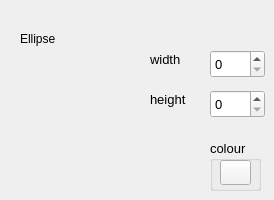
     <widget class="QWidget" name="page_ellipse">
      <widget class="QSpinBox" name="spinEllipseWidth">
       <property name="geometry">
        <rect>
         <x>210</x>
         <y>50</y>
         <width>55</width>
         <height>28</height>
        </rect>
       </property>
       <property name="font">
        <font>
         <pointsize>10</pointsize>
         <weight>50</weight>
         <bold>false</bold>
        </font>
       </property>
      </widget>
      <widget class="QSpinBox" name="spinEllipseHeight">
       <property name="geometry">
        <rect>
         <x>210</x>
         <y>90</y>
         <width>55</width>
         <height>28</height>
        </rect>
       </property>
       <property name="font">
        <font>
         <pointsize>10</pointsize>
         <weight>50</weight>
         <bold>false</bold>
        </font>
       </property>
      </widget>
      <widget class="QLabel" name="label_32">
       <property name="geometry">
        <rect>
         <x>20</x>
         <y>30</y>
         <width>62</width>
         <height>18</height>
        </rect>
       </property>
       <property name="text">
        <string>Ellipse</string>
       </property>
      </widget>
      <widget class="QLabel" name="label_33">
       <property name="geometry">
        <rect>
         <x>150</x>
         <y>50</y>
         <width>41</width>
         <height>18</height>
        </rect>
       </property>
       <property name="font">
        <font>
         <pointsize>10</pointsize>
         <weight>50</weight>
         <bold>false</bold>
        </font>
       </property>
       <property name="text">
        <string>width</string>
       </property>
      </widget>
      <widget class="QLabel" name="label_34">
       <property name="geometry">
        <rect>
         <x>150</x>
         <y>90</y>
         <width>51</width>
         <height>18</height>
        </rect>
       </property>
       <property name="font">
        <font>
         <pointsize>10</pointsize>
         <weight>50</weight>
         <bold>false</bold>
        </font>
       </property>
       <property name="text">
        <string>height</string>
       </property>
      </widget>
      <widget class="QGroupBox" name="groupBoxEllipseColour">
       <property name="geometry">
        <rect>
         <x>210</x>
         <y>140</y>
         <width>51</width>
         <height>51</height>
        </rect>
       </property>
       <property name="palette">
        <palette>
         <active>
          <colorrole role="WindowText">
           <brush brushstyle="SolidPattern">
            <color alpha="255">
             <red>0</red>
             <green>0</green>
             <blue>0</blue>
            </color>
           </brush>
          </colorrole>
          <colorrole role="Button">
           <brush brushstyle="SolidPattern">
            <color alpha="255">
             <red>242</red>
             <green>242</green>
             <blue>242</blue>
            </color>
           </brush>
          </colorrole>
          <colorrole role="Light">
           <brush brushstyle="SolidPattern">
            <color alpha="255">
             <red>255</red>
             <green>255</green>
             <blue>255</blue>
            </color>
           </brush>
          </colorrole>
          <colorrole role="Midlight">
           <brush brushstyle="SolidPattern">
            <color alpha="255">
             <red>248</red>
             <green>248</green>
             <blue>248</blue>
            </color>
           </brush>
          </colorrole>
          <colorrole role="Dark">
           <brush brushstyle="SolidPattern">
            <color alpha="255">
             <red>121</red>
             <green>121</green>
             <blue>121</blue>
            </color>
           </brush>
          </colorrole>
          <colorrole role="Mid">
           <brush brushstyle="SolidPattern">
            <color alpha="255">
             <red>161</red>
             <green>161</green>
             <blue>161</blue>
            </color>
           </brush>
          </colorrole>
          <colorrole role="Text">
           <brush brushstyle="SolidPattern">
            <color alpha="255">
             <red>0</red>
             <green>0</green>
             <blue>0</blue>
            </color>
           </brush>
          </colorrole>
          <colorrole role="BrightText">
           <brush brushstyle="SolidPattern">
            <color alpha="255">
             <red>255</red>
             <green>255</green>
             <blue>255</blue>
            </color>
           </brush>
          </colorrole>
          <colorrole role="ButtonText">
           <brush brushstyle="SolidPattern">
            <color alpha="255">
             <red>0</red>
             <green>0</green>
             <blue>0</blue>
            </color>
           </brush>
          </colorrole>
          <colorrole role="Base">
           <brush brushstyle="SolidPattern">
            <color alpha="255">
             <red>255</red>
             <green>255</green>
             <blue>255</blue>
            </color>
           </brush>
          </colorrole>
          <colorrole role="Window">
           <brush brushstyle="SolidPattern">
            <color alpha="255">
             <red>242</red>
             <green>242</green>
             <blue>242</blue>
            </color>
           </brush>
          </colorrole>
          <colorrole role="Shadow">
           <brush brushstyle="SolidPattern">
            <color alpha="255">
             <red>0</red>
             <green>0</green>
             <blue>0</blue>
            </color>
           </brush>
          </colorrole>
          <colorrole role="AlternateBase">
           <brush brushstyle="SolidPattern">
            <color alpha="255">
             <red>248</red>
             <green>248</green>
             <blue>248</blue>
            </color>
           </brush>
          </colorrole>
          <colorrole role="ToolTipBase">
           <brush brushstyle="SolidPattern">
            <color alpha="255">
             <red>255</red>
             <green>255</green>
             <blue>220</blue>
            </color>
           </brush>
          </colorrole>
          <colorrole role="ToolTipText">
           <brush brushstyle="SolidPattern">
            <color alpha="255">
             <red>0</red>
             <green>0</green>
             <blue>0</blue>
            </color>
           </brush>
          </colorrole>
          <colorrole role="PlaceholderText">
           <brush brushstyle="NoBrush">
            <color alpha="128">
             <red>0</red>
             <green>0</green>
             <blue>0</blue>
            </color>
           </brush>
          </colorrole>
         </active>
         <inactive>
          <colorrole role="WindowText">
           <brush brushstyle="SolidPattern">
            <color alpha="255">
             <red>0</red>
             <green>0</green>
             <blue>0</blue>
            </color>
           </brush>
          </colorrole>
          <colorrole role="Button">
           <brush brushstyle="SolidPattern">
            <color alpha="255">
             <red>242</red>
             <green>242</green>
             <blue>242</blue>
            </color>
           </brush>
          </colorrole>
          <colorrole role="Light">
           <brush brushstyle="SolidPattern">
            <color alpha="255">
             <red>255</red>
             <green>255</green>
             <blue>255</blue>
            </color>
           </brush>
          </colorrole>
          <colorrole role="Midlight">
           <brush brushstyle="SolidPattern">
            <color alpha="255">
             <red>248</red>
             <green>248</green>
             <blue>248</blue>
            </color>
           </brush>
          </colorrole>
          <colorrole role="Dark">
           <brush brushstyle="SolidPattern">
            <color alpha="255">
             <red>121</red>
             <green>121</green>
             <blue>121</blue>
            </color>
           </brush>
          </colorrole>
          <colorrole role="Mid">
           <brush brushstyle="SolidPattern">
            <color alpha="255">
             <red>161</red>
             <green>161</green>
             <blue>161</blue>
            </color>
           </brush>
          </colorrole>
          <colorrole role="Text">
           <brush brushstyle="SolidPattern">
            <color alpha="255">
             <red>0</red>
             <green>0</green>
             <blue>0</blue>
            </color>
           </brush>
          </colorrole>
          <colorrole role="BrightText">
           <brush brushstyle="SolidPattern">
            <color alpha="255">
             <red>255</red>
             <green>255</green>
             <blue>255</blue>
            </color>
           </brush>
          </colorrole>
          <colorrole role="ButtonText">
           <brush brushstyle="SolidPattern">
            <color alpha="255">
             <red>0</red>
             <green>0</green>
             <blue>0</blue>
            </color>
           </brush>
          </colorrole>
          <colorrole role="Base">
           <brush brushstyle="SolidPattern">
            <color alpha="255">
             <red>255</red>
             <green>255</green>
             <blue>255</blue>
            </color>
           </brush>
          </colorrole>
          <colorrole role="Window">
           <brush brushstyle="SolidPattern">
            <color alpha="255">
             <red>242</red>
             <green>242</green>
             <blue>242</blue>
            </color>
           </brush>
          </colorrole>
          <colorrole role="Shadow">
           <brush brushstyle="SolidPattern">
            <color alpha="255">
             <red>0</red>
             <green>0</green>
             <blue>0</blue>
            </color>
           </brush>
          </colorrole>
          <colorrole role="AlternateBase">
           <brush brushstyle="SolidPattern">
            <color alpha="255">
             <red>248</red>
             <green>248</green>
             <blue>248</blue>
            </color>
           </brush>
          </colorrole>
          <colorrole role="ToolTipBase">
           <brush brushstyle="SolidPattern">
            <color alpha="255">
             <red>255</red>
             <green>255</green>
             <blue>220</blue>
            </color>
           </brush>
          </colorrole>
          <colorrole role="ToolTipText">
           <brush brushstyle="SolidPattern">
            <color alpha="255">
             <red>0</red>
             <green>0</green>
             <blue>0</blue>
            </color>
           </brush>
          </colorrole>
          <colorrole role="PlaceholderText">
           <brush brushstyle="NoBrush">
            <color alpha="128">
             <red>0</red>
             <green>0</green>
             <blue>0</blue>
            </color>
           </brush>
          </colorrole>
         </inactive>
         <disabled>
          <colorrole role="WindowText">
           <brush brushstyle="SolidPattern">
            <color alpha="255">
             <red>121</red>
             <green>121</green>
             <blue>121</blue>
            </color>
           </brush>
          </colorrole>
          <colorrole role="Button">
           <brush brushstyle="SolidPattern">
            <color alpha="255">
             <red>242</red>
             <green>242</green>
             <blue>242</blue>
            </color>
           </brush>
          </colorrole>
          <colorrole role="Light">
           <brush brushstyle="SolidPattern">
            <color alpha="255">
             <red>255</red>
             <green>255</green>
             <blue>255</blue>
            </color>
           </brush>
          </colorrole>
          <colorrole role="Midlight">
           <brush brushstyle="SolidPattern">
            <color alpha="255">
             <red>248</red>
             <green>248</green>
             <blue>248</blue>
            </color>
           </brush>
          </colorrole>
          <colorrole role="Dark">
           <brush brushstyle="SolidPattern">
            <color alpha="255">
             <red>121</red>
             <green>121</green>
             <blue>121</blue>
            </color>
           </brush>
          </colorrole>
          <colorrole role="Mid">
           <brush brushstyle="SolidPattern">
            <color alpha="255">
             <red>161</red>
             <green>161</green>
             <blue>161</blue>
            </color>
           </brush>
          </colorrole>
          <colorrole role="Text">
           <brush brushstyle="SolidPattern">
            <color alpha="255">
             <red>121</red>
             <green>121</green>
             <blue>121</blue>
            </color>
           </brush>
          </colorrole>
          <colorrole role="BrightText">
           <brush brushstyle="SolidPattern">
            <color alpha="255">
             <red>255</red>
             <green>255</green>
             <blue>255</blue>
            </color>
           </brush>
          </colorrole>
          <colorrole role="ButtonText">
           <brush brushstyle="SolidPattern">
            <color alpha="255">
             <red>121</red>
             <green>121</green>
             <blue>121</blue>
            </color>
           </brush>
          </colorrole>
          <colorrole role="Base">
           <brush brushstyle="SolidPattern">
            <color alpha="255">
             <red>242</red>
             <green>242</green>
             <blue>242</blue>
            </color>
           </brush>
          </colorrole>
          <colorrole role="Window">
           <brush brushstyle="SolidPattern">
            <color alpha="255">
             <red>242</red>
             <green>242</green>
             <blue>242</blue>
            </color>
           </brush>
          </colorrole>
          <colorrole role="Shadow">
           <brush brushstyle="SolidPattern">
            <color alpha="255">
             <red>0</red>
             <green>0</green>
             <blue>0</blue>
            </color>
           </brush>
          </colorrole>
          <colorrole role="AlternateBase">
           <brush brushstyle="SolidPattern">
            <color alpha="255">
             <red>242</red>
             <green>242</green>
             <blue>242</blue>
            </color>
           </brush>
          </colorrole>
          <colorrole role="ToolTipBase">
           <brush brushstyle="SolidPattern">
            <color alpha="255">
             <red>255</red>
             <green>255</green>
             <blue>220</blue>
            </color>
           </brush>
          </colorrole>
          <colorrole role="ToolTipText">
           <brush brushstyle="SolidPattern">
            <color alpha="255">
             <red>0</red>
             <green>0</green>
             <blue>0</blue>
            </color>
           </brush>
          </colorrole>
          <colorrole role="PlaceholderText">
           <brush brushstyle="NoBrush">
            <color alpha="128">
             <red>0</red>
             <green>0</green>
             <blue>0</blue>
            </color>
           </brush>
          </colorrole>
         </disabled>
        </palette>
       </property>
       <property name="font">
        <font>
         <pointsize>10</pointsize>
         <weight>50</weight>
         <bold>false</bold>
        </font>
       </property>
       <property name="title">
        <string>colour</string>
       </property>
       <widget class="QToolButton" name="toolEllipseColour">
        <property name="geometry">
         <rect>
          <x>10</x>
          <y>20</y>
          <width>31</width>
          <height>25</height>
         </rect>
        </property>
        <property name="font">
         <font>
          <pointsize>10</pointsize>
          <weight>50</weight>
          <bold>false</bold>
         </font>
        </property>
        <property name="text">
         <string/>
        </property>
        <property name="autoRaise">
         <bool>false</bool>
        </property>
       </widget>
      </widget>
     </widget>
